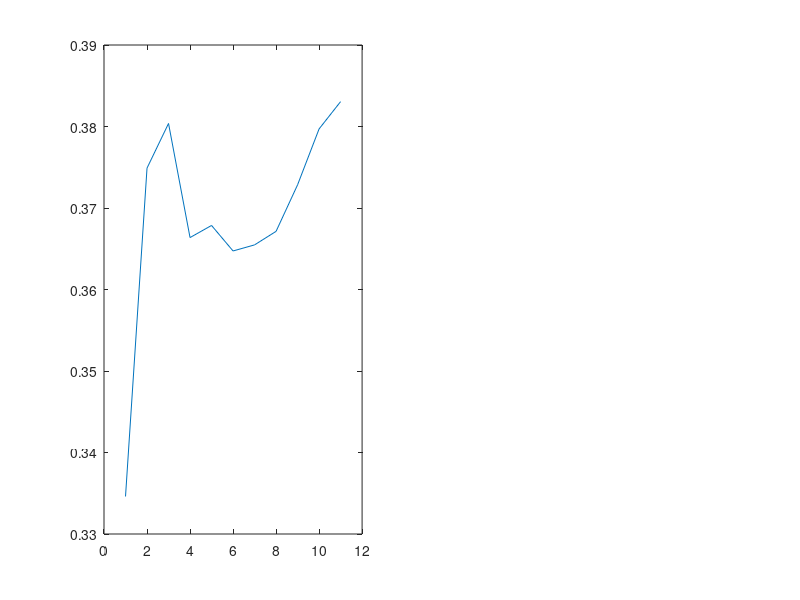

The MATLAB script that drew this image: (Note: this script raises an error after producing the figure.)
clc; clear all;close all
load data_Fig2D
subplot(1,2,1)
%rev_sus = [rev1 rev_sus];
h = plot(mean(rev_sus));
h(1). LineWidth = 2;
h = errorbar(mean(rev_sus),std(rev_sus)/sqrt(60),'color', [204 0 204]./255);
h(1). LineWidth = 2;
hold on
%rev_insus = [revis1 rev_insus];
h = plot(mean(rev_insus));
h(1). LineWidth = 2;
h = errorbar(mean(rev_insus),std(rev_insus)/sqrt(60),'color', [204 204 0]./255);
h(1). LineWidth = 2;


 ax= gca;
ax.XTick =[];
ax.XAxis.Color = [0 0 0];
ax.YAxis.Color = 'black';
set(gca,'linewidth',1.25)
box off
ylabel('revision ')
xlabel('trial')
ax.YTick = [];
ax.YTick = [.25 .3 .35 .4];
ax.YTickLabel = {'.25','.3','.35','.4'};
xlim([-.5 12])
set(gca,'fontsize',22)
%rev_sus_c = [rev1_c_sus rev_sus_c];
subplot(1,2,2)
h = plot(mean(rev_sus_c));
h(1). LineWidth = 2;
h = errorbar(mean(rev_sus_c),std(rev_sus_c)/sqrt(60),'color', [204 0 204]./255);
h(1). LineWidth = 2;
hold on

%rev_insus_c = [rev1_c_insus rev_insus_c];
h = plot(mean(rev_insus_c));
h(1). LineWidth = 2;
h = errorbar(mean(rev_insus_c),std(rev_insus_c)/sqrt(60),'color', [204 204 0]./255);
h(1). LineWidth = 2;
ax= gca;
ax.XTick =[];
ax.YTick =[];
ax.YTick = [.25 .3 .35 .4];
ax.YTickLabel = {'.25','.3','.35','.4'};
ylim([.25 .42]);
ax.YAxis.Color = 'black';
set(gca,'linewidth',1.25)
box off
xlabel('trial')
xlim([-.5 12])
set(gca,'fontsize',22)